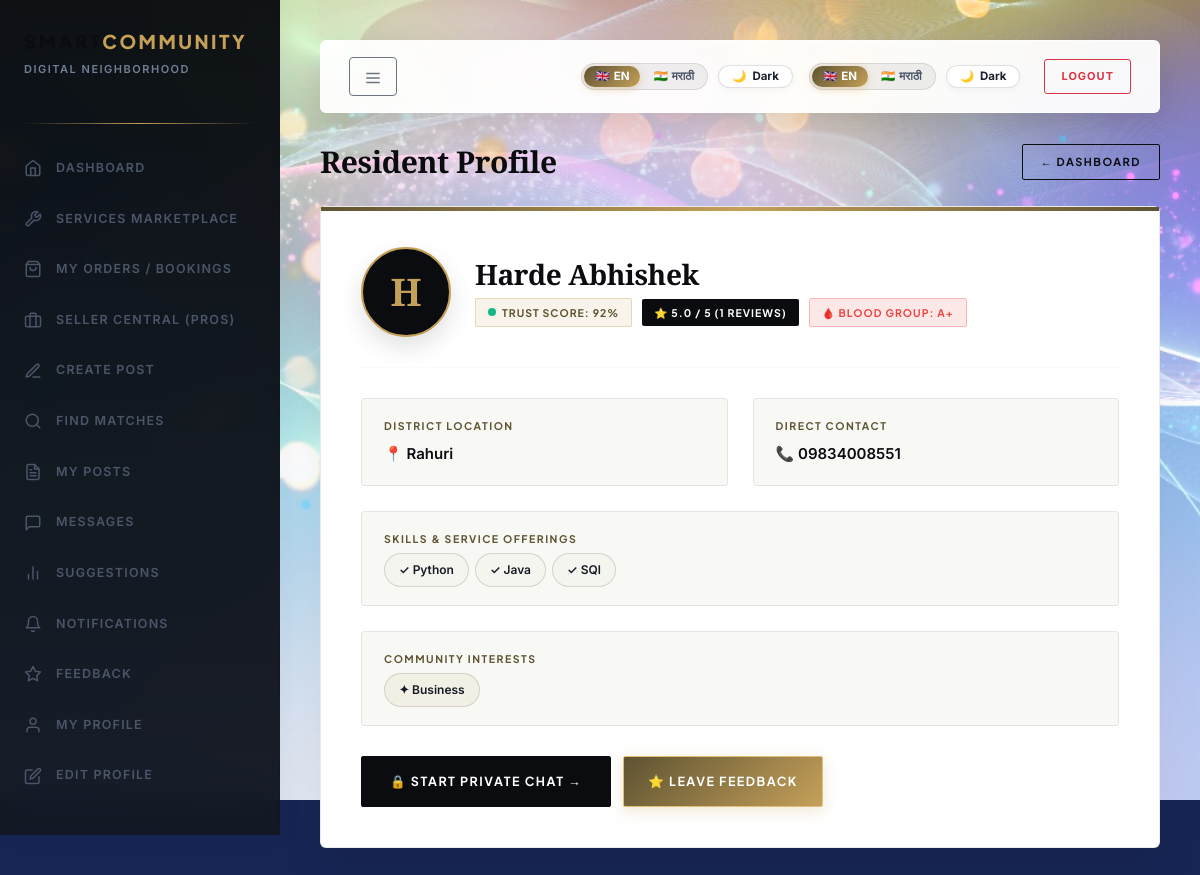
/view-profile/2 (signed in), run on the app's committed database.
### app.py (models this page shows)
class User(db.Model):
    id = db.Column(db.Integer, primary_key=True)
    username = db.Column(db.String(80), unique=True, nullable=False)
    password = db.Column(db.String(200), nullable=False)
    email = db.Column(db.String(120), unique=True, nullable=False)
    name = db.Column(db.String(100))
    contact = db.Column(db.String(20))
    location = db.Column(db.String(100))
    blood_group = db.Column(db.String(5))
    skills = db.Column(db.Text)
    interests = db.Column(db.Text)
    role = db.Column(db.String(20), default='customer')
    rating = db.Column(db.Float, default=0)
    total_ratings = db.Column(db.Integer, default=0)
    trust_score = db.Column(db.Integer, default=50)
    is_active = db.Column(db.Boolean, default=True)
    is_admin = db.Column(db.Boolean, default=False)
    created_at = db.Column(db.DateTime, default=datetime.utcnow)

### app.py (the view)
@app.route('/view-profile/<int:user_id>')
def view_profile_route(user_id):
    if 'username' not in session:
        return redirect(url_for('login'))
    current_user = User.query.filter_by(username=session['username']).first()
    if not current_user:
        session.clear()
        return redirect(url_for('login'))
    profile_user = User.query.get_or_404(user_id)
    return render_template('view_profile.html', profile_user=profile_user, current_user=current_user)

### templates/view_profile.html (shortened to what this page needs)
{% extends "base.html" %}
{% block content %}
<div class="profile-container">
    <div style="display: flex; justify-content: space-between; align-items: center; margin-bottom: 25px;">
        <h2 style="font-size: 30px; margin: 0;">Resident Profile</h2>
        <a href="{{ url_for('dashboard') }}" class="btn-luxury-outline" style="padding: 8px 18px; font-size: 11px;">&larr; Dashboard</a>
    </div>
    <div class="profile-card-view">
        <div style="display: flex; align-items: center; gap: 24px; flex-wrap: wrap;">
            <div class="avatar-large">
                {{ (profile_user.name or profile_user.username)[0]|upper }}
            </div>
            <div>
                <h3 style="font-size: 28px; margin-bottom: 6px;">{{ profile_user.name or profile_user.username }}</h3>
                <div style="display: flex; align-items: center; gap: 10px; flex-wrap: wrap;">
                    <span class="badge-luxury badge-gold">
                        <span class="pulse-dot"></span> Trust Score: {{ profile_user.trust_score }}%
                    </span>
                    <span class="badge-luxury badge-dark">
                        ⭐ {{ "%.1f"|format(profile_user.rating or 5.0) }} / 5 ({{ profile_user.total_ratings or 0 }} Reviews)
                    </span>
                    {% if profile_user.blood_group %}
                    <span class="badge-luxury badge-rose">🩸 Blood Group: {{ profile_user.blood_group }}</span>
                    {% endif %}
                </div>
            </div>
        </div>
        <hr style="border: 0; height: 1px; background: rgba(10, 12, 16, 0.08); margin: 30px 0;">
        <div class="details-grid">
            <div class="detail-block">
                <span class="detail-label">District Location</span>
                <span class="detail-value">📍 {{ profile_user.location or 'Not specified' }}</span>
            </div>
            <div class="detail-block">
                <span class="detail-label">Direct Contact</span>
                <span class="detail-value">📞 {{ profile_user.contact or 'Available via Portal Messenger' }}</span>
            </div>
            <div class="detail-block" style="grid-column: span 2;">
                <span class="detail-label">Skills & Service Offerings</span>
                <div style="display: flex; flex-wrap: wrap; gap: 6px; margin-top: 6px;">
                    {% if profile_user.skills %}
                        {% for s in profile_user.skills.split(',') %}
                        <span class="tag-pill">✓ {{ s.strip() }}</span>
                        {% endfor %}
                    {% else %}
                        <span style="color: var(--muted-text); font-size: 13.5px; font-style: italic;">No specific skills listed</span>
                    {% endif %}
                </div>
            </div>
            <div class="detail-block" style="grid-column: span 2;">
                <span class="detail-label">Community Interests</span>
                <div style="display: flex; flex-wrap: wrap; gap: 6px; margin-top: 6px;">
                    {% if profile_user.interests %}
                        {% for i in profile_user.interests.split(',') %}
                        <span class="tag-pill" style="background: rgba(197, 160, 89, 0.1);">✦ {{ i.strip() }}</span>
                        {% endfor %}
                    {% else %}
                        <span style="color: var(--muted-text); font-size: 13.5px; font-style: italic;">No specific interests listed</span>
                    {% endif %}
                </div>
            </div>
        </div>
        <div style="display: flex; gap: 12px; margin-top: 30px; flex-wrap: wrap;">
            {% if profile_user.id != session.get('user_id') %}
            <button onclick="startChat({{ profile_user.id }}, '{{ (profile_user.name or profile_user.username)|replace("'", "\\'") }}')" class="btn-luxury-primary" style="padding: 14px 28px;">
                🔒 Start Private Chat &rarr;
            </button>
            <a href="{{ url_for('feedback') }}?user_id={{ profile_user.id }}" class="btn-luxury-gold" style="padding: 14px 24px;">
                ⭐ Leave Feedback
            </a>
            {% else %}
            <a href="{{ url_for('profile_setup') }}" class="btn-luxury-gold" style="padding: 14px 28px;">
                ✎ Modify My Profile
            </a>
            {% endif %}
        </div>
    </div>
</div>
{% endblock %}

### templates/base.html (style rules this page uses)
:root { --primary-white: #FFFFFF; --bg-cream: #EAECDD; --light-bg: #F8F9F5; --accent-gold: #5E5332; --accent-gold-light: #C5A059; --obsidian-black: #0A0C10; --muted-text: #606875; --border-color: rgba(10, 12, 16, 0.08); --transition-smooth: all 0.35s cubic-bezier(0.16, 1, 0.3, 1); }
* { margin: 0; padding: 0; box-sizing: border-box; }
body { font-family: 'Inter', -apple-system, sans-serif; background-color: transparent !important; color: var(--obsidian-black); overflow-x: hidden; min-height: 100vh; }
h1, h2, h3, h4, h5, h6 { font-family: 'Playfair Display', serif; font-weight: 700; color: var(--obsidian-black); }

### templates/view_profile.html (style rules this page uses)
.profile-container { max-width: 900px; margin: 0 auto; }
.profile-card-view { background-color: #FFFFFF; border: 1px solid var(--border-color); border-radius: 6px; padding: 40px; position: relative; box-shadow: 0 20px 50px rgba(10, 12, 16, 0.05); animation: scaleIn 0.6s cubic-bezier(0.16, 1, 0.3, 1); }
.profile-card-view::before { content: ''; position: absolute; top: 0; left: 0; width: 100%; height: 4px; background: linear-gradient(90deg, var(--accent-gold), var(--accent-gold-light), var(--accent-gold)); }
.avatar-large { width: 90px; height: 90px; background-color: var(--obsidian-black); color: var(--accent-gold-light); display: flex; align-items: center; justify-content: center; font-family: 'Playfair Display', serif; font-size: 38px; font-weight: 800; border: 2px solid var(--accent-gold-light); border-radius: 50%; box-shadow: 0 10px 25px rgba(0,0,0,0.12); }
.details-grid { display: grid; grid-template-columns: 1fr 1fr; gap: 25px; margin-top: 25px; }
.detail-block { background: #F8F9F5; border: 1px solid var(--border-color); padding: 18px 22px; border-radius: 4px; }
.detail-label { font-size: 10.5px; font-weight: 700; text-transform: uppercase; letter-spacing: 1.5px; color: var(--accent-gold); font-family: 'Plus Jakarta Sans', sans-serif; margin-bottom: 6px; display: block; }
.detail-value { font-size: 15px; color: var(--obsidian-black); font-weight: 600; }

### data on the page
User: name "H", name "Harde Abhishek", trust_score "92", rating "5.0", total_ratings "1", blood_group "A+", location "Rahuri", contact "09834008551", strip "Business"

### other printed values
{{ s.strip() }} "Python" "Java" "SQl"
